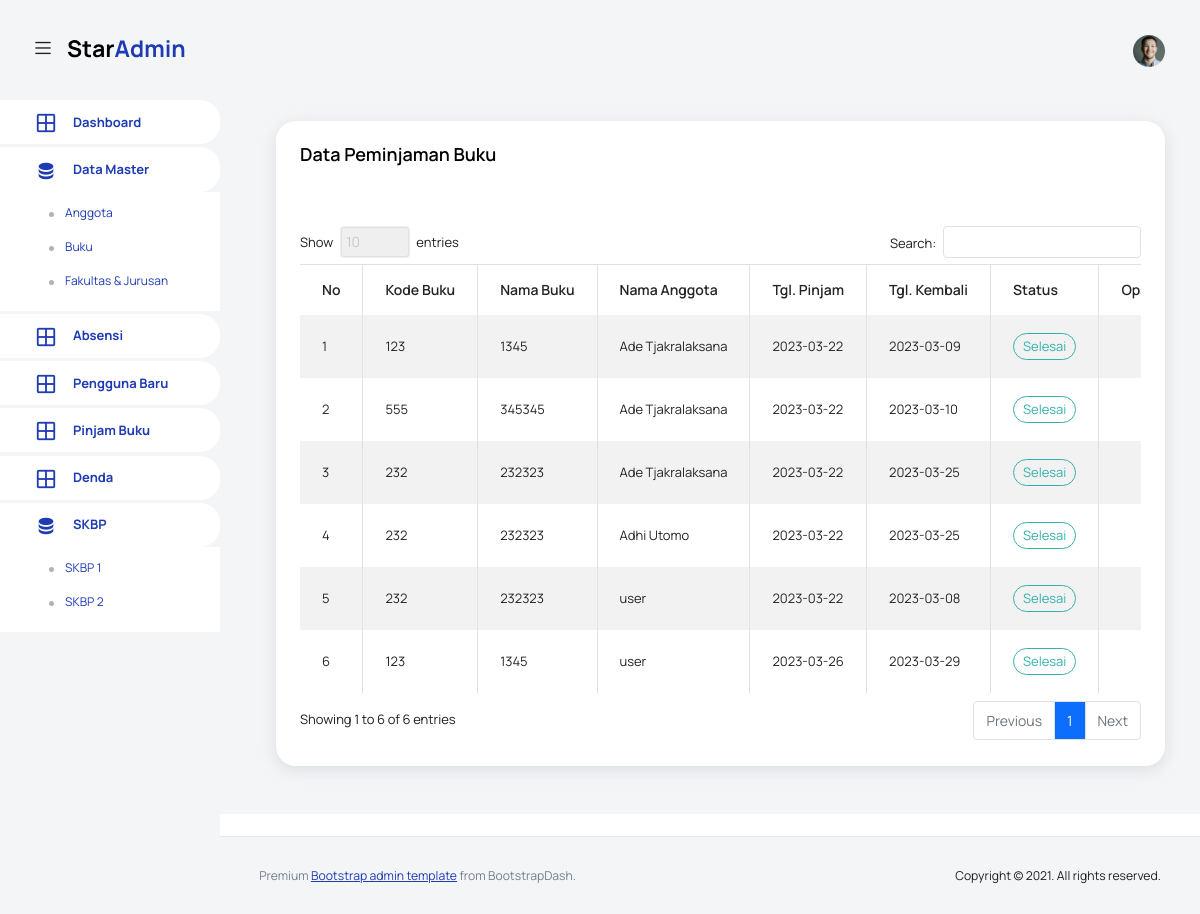
The page /pages/pinjam/index.php (signed in) on the database its author committed.
### tables this page shows
CREATE TABLE `p_buku` (
  `id` int(11) NOT NULL,
  `code` varchar(12) NOT NULL,
  `jdl_buku` varchar(80) NOT NULL,
  `tgl_pnjm` date NOT NULL DEFAULT current_timestamp(),
  `tgl_kmbl` date NOT NULL DEFAULT current_timestamp(),
  `status` varchar(5) NOT NULL,
  `denda` varchar(12) DEFAULT NULL,
  `nama` varchar(40) NOT NULL,
  `req_perpus` varchar(40) NOT NULL,
  `created` timestamp NOT NULL DEFAULT current_timestamp() ON UPDATE current_timestamp()
);

### config/function-pinjam.php (the view, shortened to what this page needs)
<?php
function data_pinjam($noreg, $sessionlevel){
    include 'koneksi.php';
if ($sessionlevel ==  1 or $sessionlevel == 4) {
 $sql = "SELECT * FROM `p_buku`";
}else{
  $sql = "SELECT * FROM `p_buku` WHERE `req_perpus` LIKE '$noreg' ORDER BY `id` ASC";
}
    $result = $conn->query($sql);
    $i = 0;
    while ($row = $result->fetch_assoc()) {
        $i++;
        echo "
                    <tr>
                      <td>".$i."</td>
                      <td>".$row['code']."</td>
                      <td>".$row['jdl_buku']."</td>
                      <td>" . $row['nama'] . "</td>
                      <td>" . $row['tgl_pnjm'] . "</td>
                      <td>" . $row['tgl_kmbl'] . "</td>
                    ";
                    if ($row['status'] == '0') {
                         echo "  <td><label for='' class='badge badge-primary'>Proses</label></td>";
                    }elseif ($row['status'] == '1') {
                        echo "  <td><label for='' class='badge badge-warning'>Pinjam</label></td>";
                    } elseif ($row['status'] == '2') {
                        echo "  <td><label for='' class='badge badge-success'>Selesai</label></td>";
                    } else {
                        echo "  <td><label for='' class='badge badge-danger'>Tolak</label></td>";
                    }
                    if ($sessionlevel == 1) {
                             echo "
                      <td>";
                     echo "</td>" ;
                          }
                        echo "
                    </tr>";
    }
}
  ?>

### rows shown on the page
p_buku: code "123", jdl_buku "1345", nama "Ade Tjakralaksana", tgl_pnjm "2023-03-22", tgl_kmbl "2023-03-09", status "Selesai"
p_buku: code "555", jdl_buku "345345", nama "Ade Tjakralaksana", tgl_pnjm "2023-03-22", tgl_kmbl "2023-03-10", status "Selesai"
p_buku: code "232", jdl_buku "232323", nama "Ade Tjakralaksana", tgl_pnjm "2023-03-22", tgl_kmbl "2023-03-25", status "Selesai"
p_buku: code "232", jdl_buku "232323", nama "Adhi Utomo", tgl_pnjm "2023-03-22", tgl_kmbl "2023-03-25", status "Selesai"
p_buku: code "232", jdl_buku "232323", nama "user", tgl_pnjm "2023-03-22", tgl_kmbl "2023-03-08", status "Selesai"
p_buku: code "123", jdl_buku "1345", nama "user", tgl_pnjm "2023-03-26", tgl_kmbl "2023-03-29", status "Selesai"
